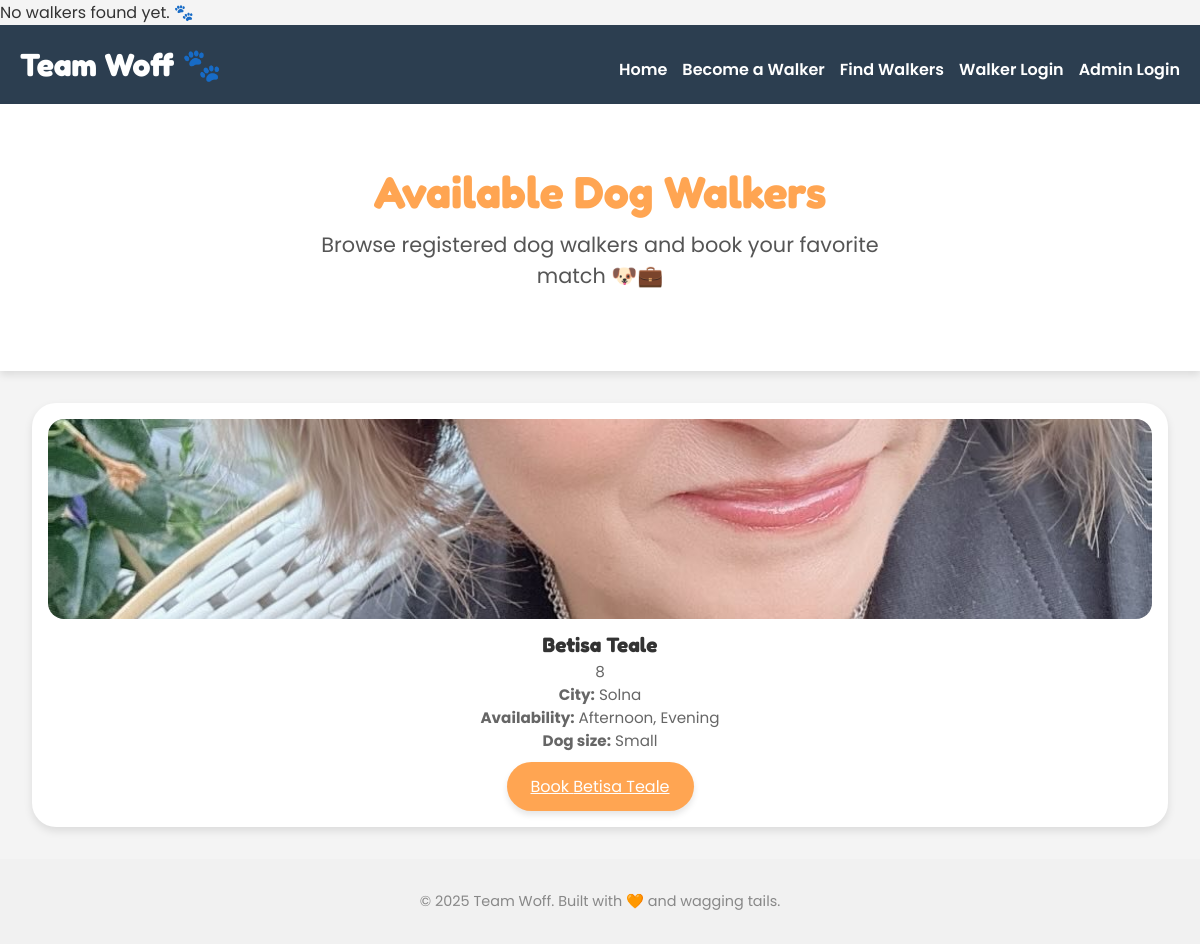
The app's page /walkers with its own data.
### app.py (models this page shows)
class DogWalker(db.Model):
    __tablename__ = 'dog_walker'  # 💥 THIS is the missing line
    id = db.Column(db.Integer, primary_key=True)
    name = db.Column(db.String(100))
    city = db.Column(db.String(100))
    experience = db.Column(db.String(100))
    availability = db.Column(db.String(100))
    dog_size = db.Column(db.String(100))
    photo = db.Column(db.String(200))
    about_me = db.Column(db.Text)
    email = db.Column(db.String(100))
    phone = db.Column(db.String(20))
    price_morning = db.Column(db.Integer)
    price_afternoon = db.Column(db.Integer)
    price_evening = db.Column(db.Integer)
    password_hash = db.Column(db.String(256))

### app.py (the view)
@app.route('/walkers')
def walkers():
    all_walkers = DogWalker.query.all()
    flash("No walkers found yet. 🐾", "info")
    return render_template('walkers.html', walkers=all_walkers)

### app.py (called while the page is built)
@app.context_processor
def inject_session():
    return dict(session=session)

### templates/walkers.html (shortened to what this page needs)
{% extends 'base.html' %}
{% block content %}
  <section class="hero">
    <h2>Available Dog Walkers</h2>
    <p>Browse registered dog walkers and book your favorite match 🐶💼</p>
  </section>
  <div class="card-container">
    {% if walkers %}
      {% for walker in walkers %}
        <div class="walker-card">
          <img src="{{ url_for('static', filename='uploads/' ~ walker.photo) }}" alt="Photo of {{ walker.name }}">
          <h3>{{ walker.name }}</h3>
          <p>{{ walker.experience }}</p>
          <p><strong>City:</strong> {{ walker.city }}</p>
          <p><strong>Availability:</strong> {{ walker.availability }}</p>
          <p><strong>Dog size:</strong> {{ walker.dog_size }}</p>
          <a href="{{ url_for('book_walker', id=walker.id) }}" class="cta-button" style="margin-top: 10px; display: inline-block;">Book {{ walker.name }}</a>
        </div>
      {% endfor %}
    {% else %}
      <p style="text-align: center; font-size: 1.2rem;">🐕 No walkers available right now. Be the first to register and show some tail-wagging energy!</p>
    {% endif %}
  </div>
{% endblock %}

### static/style.css (style rules this page uses)
:root { --primary: #ffa552; --accent: #2d9cdb; --background: #f4f4f4; --text: #333; --card-bg: #ffffff; --card-shadow: rgba(0, 0, 0, 0.1); }
* { box-sizing: border-box; margin: 0; padding: 0; }
body { font-family: 'Poppins', sans-serif; background: var(--background); color: var(--text); overflow-x: hidden; }
.hero { text-align: center; padding: 60px 20px; background-color: #fff; box-shadow: 0 4px 8px var(--card-shadow); }
.hero h2 { font-size: 2.8rem; font-family: 'Fredoka', sans-serif; color: var(--primary); margin-bottom: 10px; }
.hero p { font-size: 1.3rem; color: #555; max-width: 600px; margin: 0 auto 20px; }
.cta-button { background: var(--primary); border: none; padding: 12px 24px; border-radius: 2rem; font-size: 1rem; color: white; cursor: pointer; box-shadow: 0 4px 6px var(--card-shadow); transition: all 0.3s ease; }
.card-container { display: grid; grid-template-columns: repeat(auto-fit, minmax(280px, 1fr)); gap: 2rem; padding: 2rem; max-width: 1200px; margin: 0 auto; }
.walker-card { background: var(--card-bg); border-radius: 1.5rem; padding: 1rem; box-shadow: 0 4px 8px var(--card-shadow); transition: transform 0.3s; position: relative; text-align: center; }
.walker-card img { width: 100%; border-radius: 1rem; height: 200px; object-fit: cover; }
.walker-card h3 { margin: 0.8rem 0 0.2rem; font-family: 'Fredoka', sans-serif; font-size: 1.3rem; }
.walker-card p { color: #666; font-size: 0.95rem; }

### records on screen
DogWalker: photo (picture), name "Betisa Teale", experience "8", city "Solna", availability "Afternoon, Evening", dog_size "Small"

### other values on screen
{{ message }} "No walkers found yet. 🐾"
